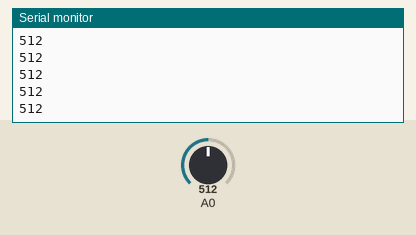
Bench run of a sketch on a simulated Arduino Uno, built with avr-gcc and run on an emulated ATmega328P. Shown: the last lines printed to the serial monitor. The test bench sets the inputs (shaded band); at power-on: A0 = 512.

Above: at 1.2 s.
1.3 s: A0 set to 716
At 1.43 s:
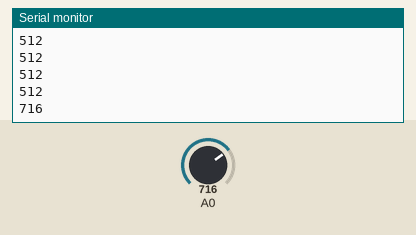
2.8 s: A0 set to 900
At 2.8 s:
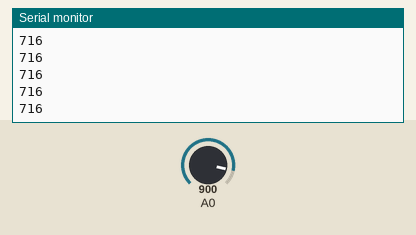
Timing chart, 0 to 5.8 s (numbered marks = the images above; inputs shaded):
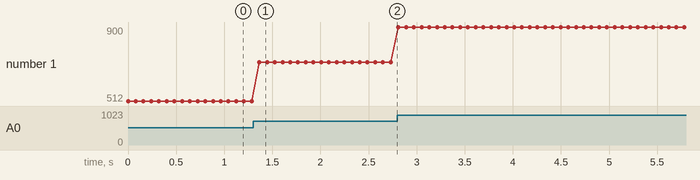

Measured:
- after the input at 1.3 s, the serial monitor: prints a new line after 0.07 s (image 1)
- plotted number 1: 512 → 716 after the input at 1.3 s, 716 → 900 after the input at 2.8 s

The sketch:

feed_analog_matlab.ino
```cpp
void setup() {
  Serial.begin(38400);
}
void loop() {
  int a = analogRead(A0);
  Serial.println(a);
  delay(80);
}
```
